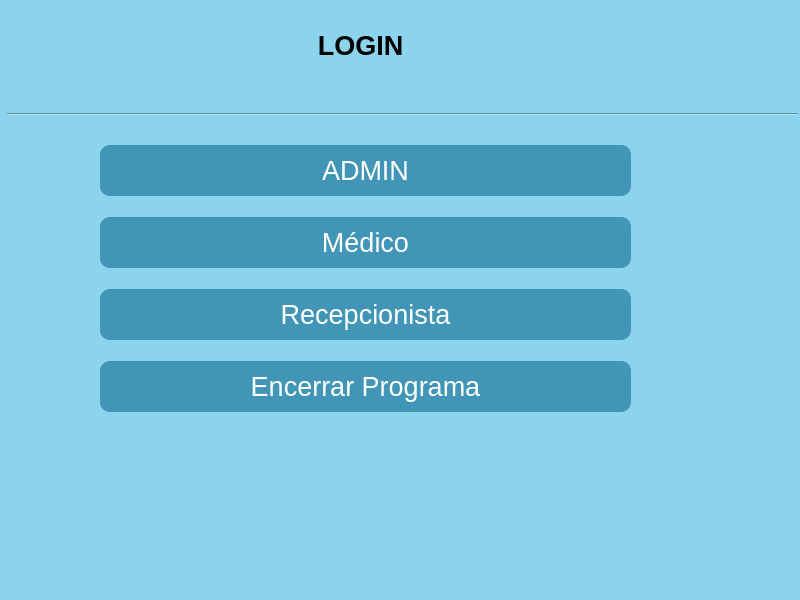
<?xml version="1.0" encoding="UTF-8"?>
<ui version="4.0">
 <class>MainWindow</class>
 <widget class="QMainWindow" name="MainWindow">
  <property name="geometry">
   <rect>
    <x>0</x>
    <y>0</y>
    <width>800</width>
    <height>600</height>
   </rect>
  </property>
  <property name="font">
   <font>
    <pointsize>10</pointsize>
   </font>
  </property>
  <property name="windowTitle">
   <string>MainWindow</string>
  </property>
  <property name="styleSheet">
   <string notr="true">background-color: rgb(140, 211, 238);  /* Cor de fundo */
           
      </string>
  </property>
  <property name="animated">
   <bool>true</bool>
  </property>
  <widget class="QWidget" name="centralwidget">
   <widget class="QLabel" name="label">
    <property name="geometry">
     <rect>
      <x>80</x>
      <y>0</y>
      <width>561</width>
      <height>91</height>
     </rect>
    </property>
    <property name="font">
     <font>
      <pointsize>20</pointsize>
      <weight>75</weight>
      <bold>true</bold>
     </font>
    </property>
    <property name="styleSheet">
     <string notr="true"/>
    </property>
    <property name="frameShape">
     <enum>QFrame::NoFrame</enum>
    </property>
    <property name="text">
     <string>LOGIN</string>
    </property>
    <property name="textFormat">
     <enum>Qt::AutoText</enum>
    </property>
    <property name="alignment">
     <set>Qt::AlignCenter</set>
    </property>
   </widget>
   <widget class="QWidget" name="layoutWidget">
    <property name="geometry">
     <rect>
      <x>100</x>
      <y>130</y>
      <width>531</width>
      <height>301</height>
     </rect>
    </property>
    <layout class="QVBoxLayout" name="verticalLayout">
     <item>
      <widget class="QPushButton" name="pushButton_4">
       <property name="maximumSize">
        <size>
         <width>16777215</width>
         <height>16777215</height>
        </size>
       </property>
       <property name="font">
        <font>
         <pointsize>20</pointsize>
        </font>
       </property>
       <property name="styleSheet">
        <string notr="true">QPushButton {
            background-color: rgb(65, 150, 183);  /* Cor de fundo */
            color: white;  /* Cor do texto */
            border-radius: 10px;  /* Raio dos cantos */
            padding: 10px 20px;  /* Preenchimento interno */
        }
        
        QPushButton:hover {
			color: rgb(8, 113, 155);
            background-color: white;  /* Cor de fundo ao passar o mouse */
        }</string>
       </property>
       <property name="text">
        <string>ADMIN</string>
       </property>
       <property name="iconSize">
        <size>
         <width>30</width>
         <height>30</height>
        </size>
       </property>
       <property name="autoDefault">
        <bool>true</bool>
       </property>
       <property name="default">
        <bool>false</bool>
       </property>
      </widget>
     </item>
     <item>
      <widget class="QPushButton" name="pushButton">
       <property name="maximumSize">
        <size>
         <width>16777215</width>
         <height>16777215</height>
        </size>
       </property>
       <property name="font">
        <font>
         <pointsize>20</pointsize>
        </font>
       </property>
       <property name="styleSheet">
        <string notr="true">QPushButton {
            background-color: rgb(65, 150, 183);  /* Cor de fundo */
            color: white;  /* Cor do texto */
            border-radius: 10px;  /* Raio dos cantos */
            padding: 10px 20px;  /* Preenchimento interno */
        }
        
        QPushButton:hover {
			color: rgb(8, 113, 155);
            background-color: white;  /* Cor de fundo ao passar o mouse */
        }</string>
       </property>
       <property name="text">
        <string>Médico</string>
       </property>
       <property name="iconSize">
        <size>
         <width>30</width>
         <height>30</height>
        </size>
       </property>
       <property name="autoDefault">
        <bool>true</bool>
       </property>
       <property name="default">
        <bool>false</bool>
       </property>
      </widget>
     </item>
     <item>
      <widget class="QPushButton" name="pushButton_2">
       <property name="font">
        <font>
         <pointsize>20</pointsize>
        </font>
       </property>
       <property name="styleSheet">
        <string notr="true">QPushButton {
            background-color: rgb(65, 150, 183);  /* Cor de fundo */
            color: white;  /* Cor do texto */
            border-radius: 10px;  /* Raio dos cantos */
            padding: 10px 20px;  /* Preenchimento interno */
        }
        
        QPushButton:hover {
			color: rgb(8, 113, 155);
            background-color: white;  /* Cor de fundo ao passar o mouse */
        }</string>
       </property>
       <property name="text">
        <string>Recepcionista</string>
       </property>
       <property name="autoDefault">
        <bool>true</bool>
       </property>
       <property name="default">
        <bool>false</bool>
       </property>
      </widget>
     </item>
     <item>
      <widget class="QPushButton" name="pushButton_3">
       <property name="font">
        <font>
         <pointsize>20</pointsize>
        </font>
       </property>
       <property name="styleSheet">
        <string notr="true">QPushButton {
            background-color: rgb(65, 150, 183);  /* Cor de fundo */
            color: white;  /* Cor do texto */
            border-radius: 10px;  /* Raio dos cantos */
            padding: 10px 20px;  /* Preenchimento interno */
        }
        
        QPushButton:hover {
			color: rgb(8, 113, 155);
            background-color: white;  /* Cor de fundo ao passar o mouse */
        }</string>
       </property>
       <property name="text">
        <string>Encerrar Programa</string>
       </property>
       <property name="autoDefault">
        <bool>true</bool>
       </property>
       <property name="default">
        <bool>false</bool>
       </property>
      </widget>
     </item>
    </layout>
   </widget>
   <widget class="Line" name="line">
    <property name="geometry">
     <rect>
      <x>7</x>
      <y>99</y>
      <width>791</width>
      <height>31</height>
     </rect>
    </property>
    <property name="orientation">
     <enum>Qt::Horizontal</enum>
    </property>
   </widget>
  </widget>
  <widget class="QMenuBar" name="menubar">
   <property name="geometry">
    <rect>
     <x>0</x>
     <y>0</y>
     <width>800</width>
     <height>26</height>
    </rect>
   </property>
  </widget>
  <widget class="QStatusBar" name="statusbar"/>
 </widget>
 <resources/>
 <connections/>
</ui>
